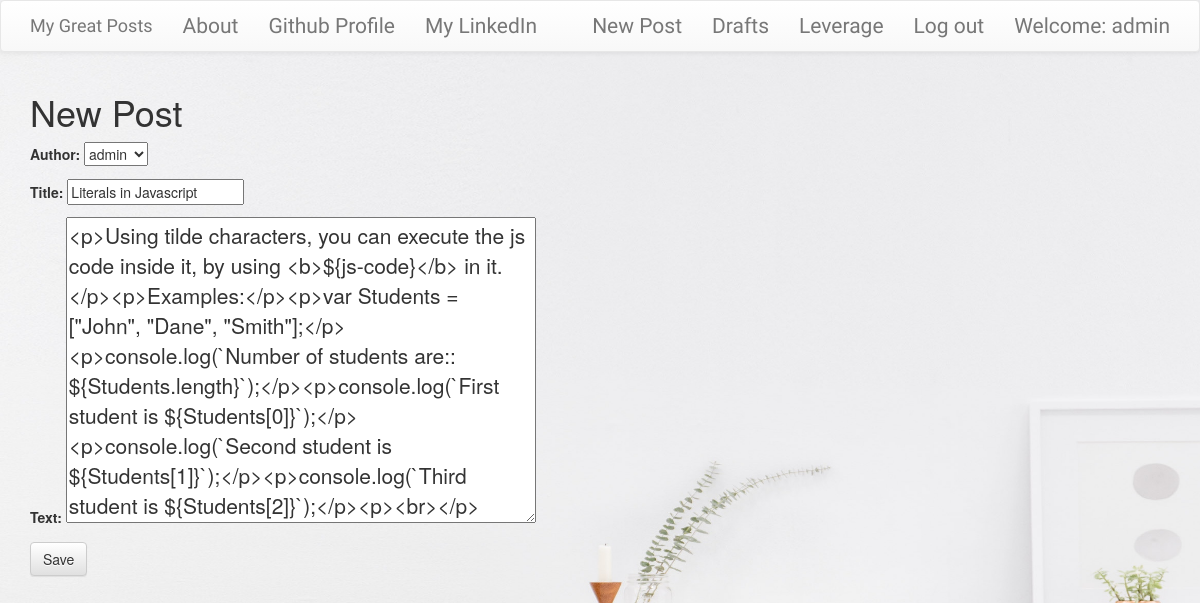
The page /post/12/edit/ (signed in) on the database its author committed.
### blog/models.py (models this page shows, shortened)
class Post(models.Model):
    author = models.ForeignKey('auth.User' ,on_delete=models.CASCADE)
    title = models.CharField(max_length=200)
    text = models.TextField()
    created_date = models.DateTimeField(default=timezone.now)
    published_date = models.DateTimeField(blank=True, null=True)

### blog/views.py (the view)
# urls.py: url(r'^post/(?P<pk>\d+)/edit/$', views.PostUpdateView.as_view(), name='post_edit'),
class PostUpdateView(LoginRequiredMixin, UpdateView):
    login_url = '/login/'
    redirect_field_name = 'blog/post_detail.html'
    form_class = PostForm
    model = Post

### blog/forms.py
class PostForm(forms.ModelForm):
    class Meta():
        model = Post #Connecting the model to Post model
        fields = ('author','title','text')
        widgets = {
            'title': forms.TextInput(attrs={'class':'textinputclass'}),
            'text': forms.Textarea(attrs={'class':'editable medium-editor-textarea postcontent'})
        }

### blog/templates/blog/post_form.html (shortened to what this page needs)
{% extends 'blog/base.html' %}
{% block content %}
    <h1>New Post</h1>
    <form class="post-form" method="POST">
        {{ form.as_p }}
        <button type="submit" class="save btn btn-default">Save</button>
    </form>
{% endblock %}

### blog/templates/blog/base.html (shortened to what this page needs)
<!DOCTYPE html>
{% load static %}
<html>
    <head>
        <link rel="stylesheet" href="{% static 'css/blog.css' %}">
        <link rel="stylesheet" href="https://maxcdn.bootstrapcdn.com/bootstrap/3.3.7/css/bootstrap.min.css">
        <link rel="stylesheet" href="https://maxcdn.bootstrapcdn.com/bootstrap/3.3.7/css/bootstrap-theme.min.css">
        <link rel="stylesheet" href="//cdn.jsdelivr.net/medium-editor/latest/css/medium-editor.min.css" type="text/css" media="screen" charset="utf-8">
<body class='loader' onload="showTime();">
  <nav class="navbar navbar-default techfont custom-navbar">
    <div class="container">
      <ul class="nav navbar-nav">
        <li><a class='navbar-brand bigbrand' href="{% url 'post_list' %}">My Great Posts</a></li>
        <li><a href="{% url 'about'%}">About</a></li>
        <li><a href="https://github.com/raviteja501">Github Profile</a></li>
        <li><a href="https://www.linkedin.com/in/ravitejavangala/" target="_blank">My LinkedIn</a></li>
      </ul>
      <ul class="nav navbar-nav navbar-right">
        {% if user.is_authenticated %}
        <li>
          <a href="{% url 'post_new' %}" >New Post</a>
        </li>
        <li>
          <a href="{% url 'post_draft_list' %}">Drafts</a>
        </li>
        <li>
          <a href="{% url 'leverage'%}">Leverage</a>
        </li>
        <li>
          <a href="{% url 'logout' %}" >Log out</a>
        </li>
        <li>
          <a >Welcome: {{ user.username }}</a>
        </li>
          {% else %}
          <li><a class='nav navbar-right' href="{% url 'login' %}" ><span class="glyphicon glyphicon-user"></span></a></li>
        {% endif %}
      </ul>
  </div>
</nav>
        <div class="content container">
            <div class="row">
                <div class="col-md-8">
                  <div class="blog_posts">
                    {% block content %}
                    {% endblock %}
                  </div>
                </div>
            </div>
        </div>
</body>
</html>

### blog/static/css/blog.css (style rules this page uses)
body { background: url("/static/images/background.jpg") no-repeat; background-size:100%; background-size: 1800px 900px; }
.techfont { font-family: 'Boogaloo', cursive; font-size: 1.5em; margin-bottom: 10px; }
.postcontent { font-size: 1.5em; }
.bigbrand { font-size: 1.5em; }

### rows shown on the page
Post: author "admin", title "Literals in Javascript", text "<p>Using tilde characters, you can execute the js code inside it, by using <b>${js-code}</b> in it.</p><p>Examples:</p><p>var Students = [\"John\", \"Dane\", \"Smith\"];</p><p>console.log(`Number of students are:: ${Students.length}`);</p><p>console.log(`First student is ${Students[0]}`);</p><p>console.log(`Second student is ${Students[1]}`);</p><p>console.log(`Third student is ${Students[2]}`);</p><p><br></p>"

### other values the page prints
{{ user.username }} "admin"
